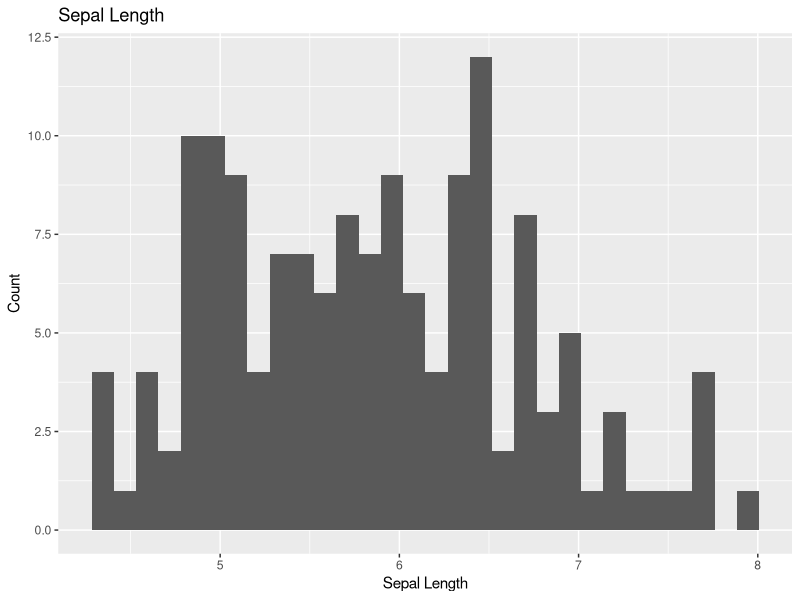
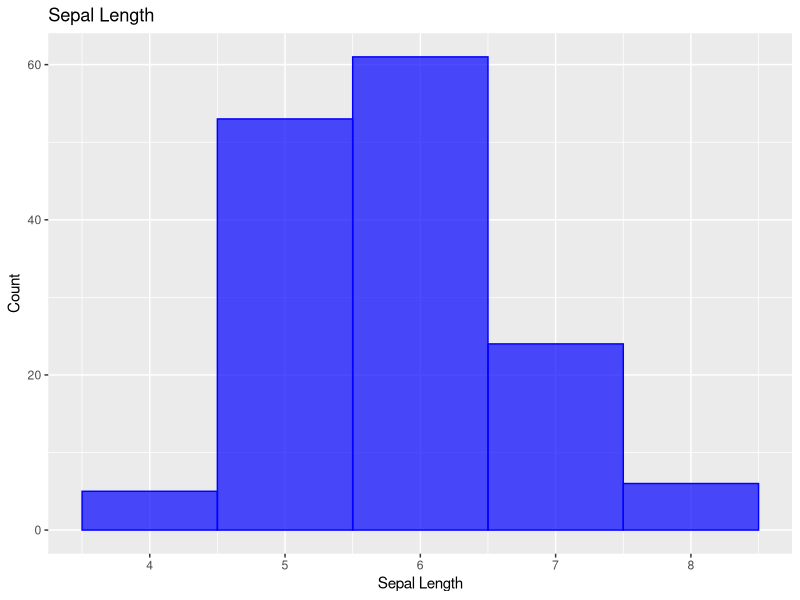
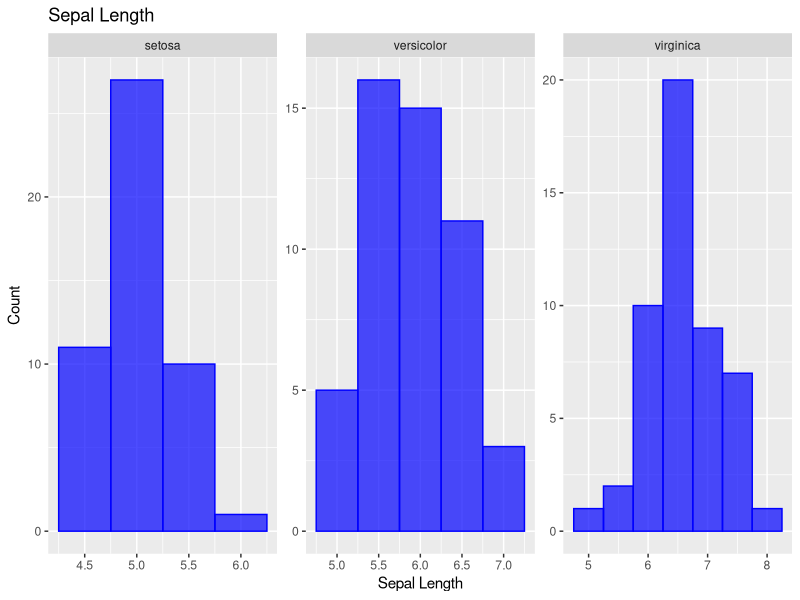
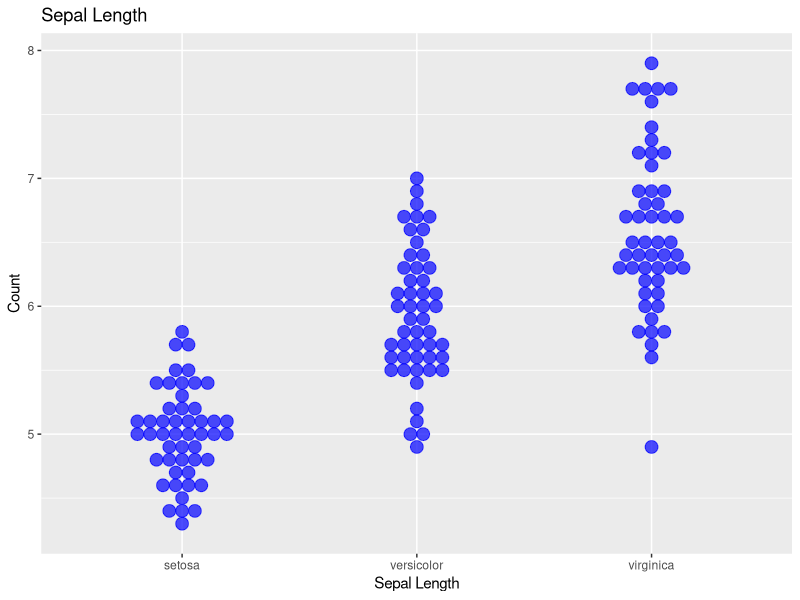
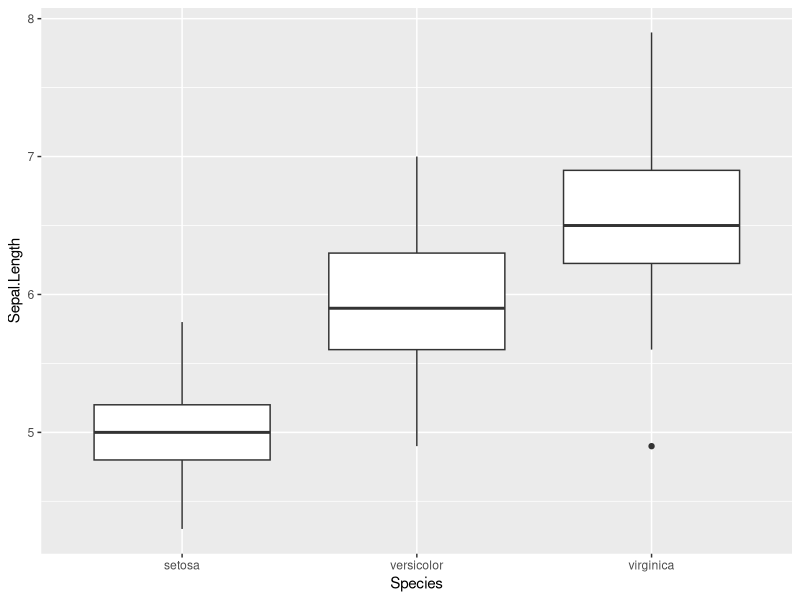
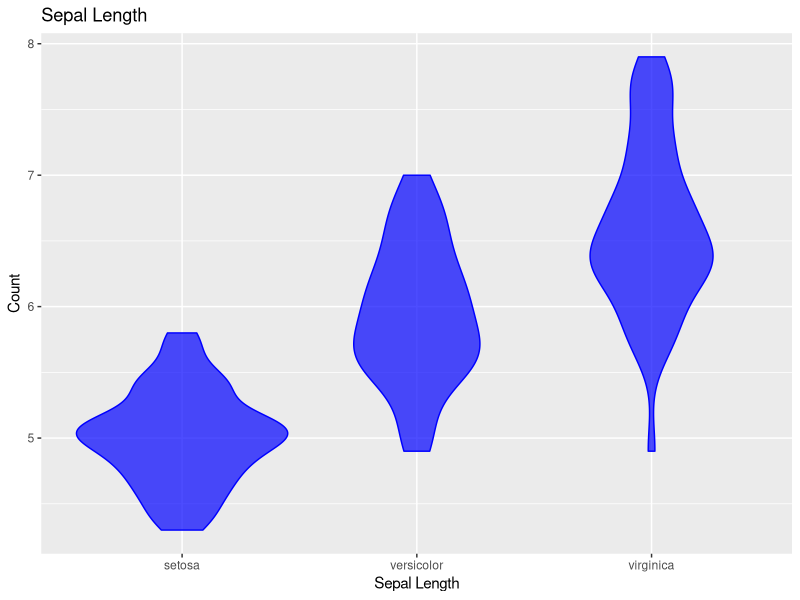
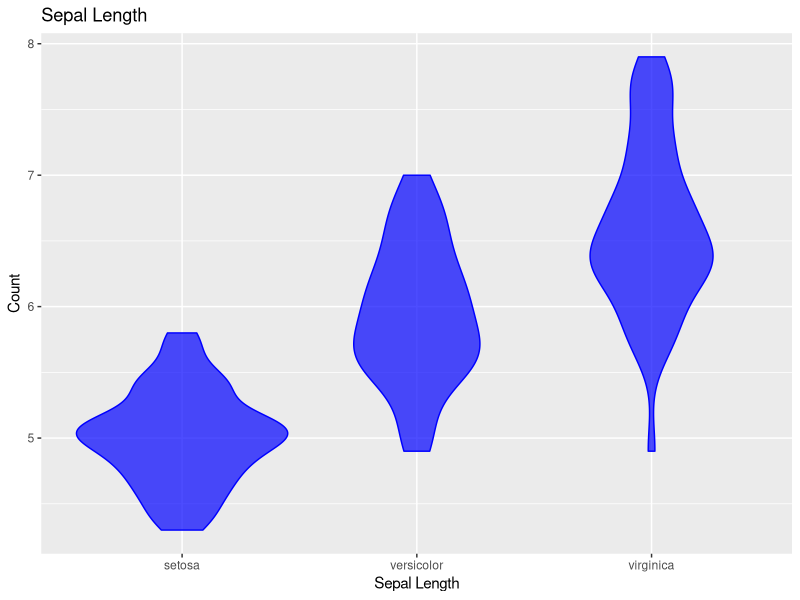
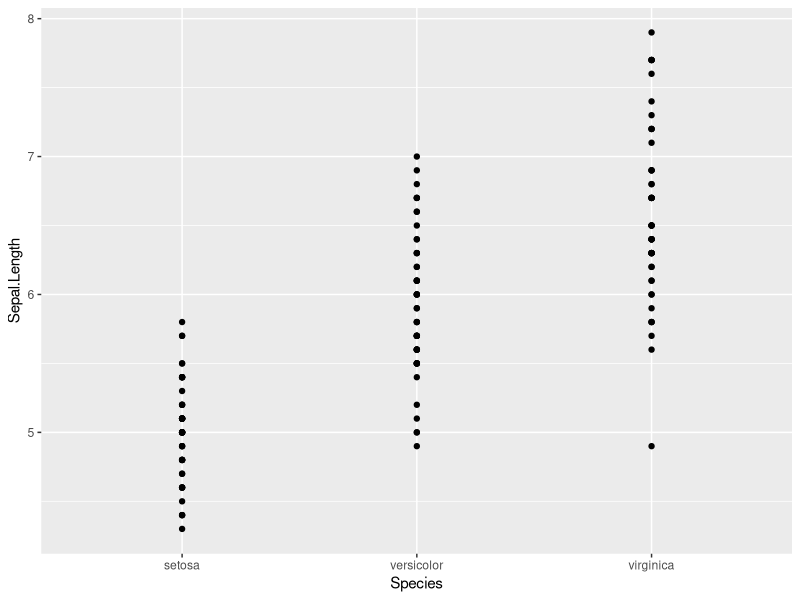

The R source for these figures, in order:
## ---- message=FALSE, warning=FALSE---------------------------------------

# install.packages("devtools")
# devtools::install_github("thomasp85/patchwork")

# load the libraries each time you restart R
library(tidyverse)
library(lubridate)
library(scales)
library(skimr)
library(patchwork)

# read in the file
iris.df <- read_csv("data/iris.csv")

glimpse(iris.df)

## ------------------------------------------------------------------------
skim(iris.df)

## ------------------------------------------------------------------------
#Hitograms with GGPLOT
ggplot(data=iris.df, aes(iris.df$Sepal.Length)) + 
  geom_histogram() +
  labs (title="Sepal Length", x="Sepal Length", y="Count")

## ------------------------------------------------------------------------
#Hitograms with GGPLOT
ggplot(data=iris.df, aes(iris.df$Sepal.Length)) + 
  geom_histogram(col="blue", fill="blue", alpha=.7, binwidth = 1) +
  labs (title="Sepal Length", x="Sepal Length", y="Count")

## ------------------------------------------------------------------------
###What if you want to look at all of the species separately
ggplot(data=iris.df, aes(iris.df$Sepal.Length)) + 
  geom_histogram(binwidth = .5,  col="blue", fill="blue", alpha=.7) +
  labs (title="Sepal Length", x="Sepal Length", y="Count") + 
  facet_wrap(~Species, scales = "free") # allows the scales to be free and you can comment this out to see what happens


## ------------------------------------------------------------------------
ggplot(data=iris.df, aes(x= Species, y=Sepal.Length)) + 
  geom_dotplot(binwidth=0.1, col="blue", fill="blue", alpha=.7, stackdir = "center", binaxis = "y") +
  labs (title="Sepal Length", x="Sepal Length", y="Count") 

## ------------------------------------------------------------------------
# Box and Whisker plots with limits ####
ggplot(iris.df, aes(x = Species, y = Sepal.Length))+
  geom_boxplot() 

## ------------------------------------------------------------------------
ggplot(data=iris.df, aes(x= Species, y=Sepal.Length)) + 
  geom_violin(col="blue", fill="blue", alpha=.7, stackdir = "center", binaxis = "y") +
  labs (title="Sepal Length")+
  labs (x="Sepal Length", y="Count") 

## ------------------------------------------------------------------------

violin.plot <- ggplot(data=iris.df, aes(x= Species, y=Sepal.Length)) + 
  geom_violin(col="blue", fill="blue", alpha=.7) +
  labs (title="Sepal Length")+
  labs (x="Sepal Length", y="Count") 
violin.plot

#Save the file with sizes
ggsave("figures/violin.plot.tiff",plot=violin.plot, width=6, height=6, dpi = 300)




## ------------------------------------------------------------------------
ggplot(iris.df, aes(x=Species)) +
  geom_point(aes(y=Sepal.Length))

## ------------------------------------------------------------------------
ggplot(iris.df, aes(x=Species)) +
  geom_point(aes(y=Sepal.Length), color="blue") +
  geom_point(aes(y=Sepal.Width), color="red")

## ------------------------------------------------------------------------
ggplot(iris.df, aes(x=Species))+
  stat_summary(aes(y=Sepal.Length), fun.y=mean, geom='point', shape=23, size=3, color="red", fill="red") 

## ------------------------------------------------------------------------
ggplot(iris.df, aes(x=Species))+
  stat_summary(aes(y=Sepal.Length), fun.y=mean, geom='point', shape=23, size=3, color="red", fill="red") +
    stat_summary(aes(y=Sepal.Width), fun.y=mean, geom='point', shape=23, size=3, color="red", fill="blue") 

## ------------------------------------------------------------------------
ggplot(iris.df, aes(x=Species))+
  stat_summary(aes(y=Sepal.Length), fun.y=mean, geom='point', shape=23, size=3, color="red", fill="red") +
    stat_summary(aes(y=Sepal.Width), fun.y=mean, geom='point', shape=23, size=3, color="blue", fill="blue") +
   stat_summary(aes(y=Sepal.Length), fun.data = mean_se, geom = "errorbar", color="red", width=.1) +
    stat_summary(aes(y=Sepal.Width),fun.data = mean_se, geom = "errorbar", color="blue", width=.1) 


## ------------------------------------------------------------------------
ggplot(iris.df, aes(x=Species))+
  stat_summary(aes(y=Sepal.Length), fun.y=mean, geom='point', shape=23, size=3, color="red", fill="red") +
    stat_summary(aes(y=Sepal.Width), fun.y=mean, geom='point', shape=23, size=3, color="blue", fill="blue") +
   stat_summary(aes(y=Sepal.Length), fun.data = mean_sdl, geom = "errorbar", color="red", width=.1) +
    stat_summary(aes(y=Sepal.Width),fun.data = mean_sdl, geom = "errorbar", color="blue", width=.1) 


## ------------------------------------------------------------------------
ggplot(iris.df, aes(x=Species))+
  stat_summary(aes(y=Sepal.Length), fun.y=mean, geom='point', shape=23, size=3, color="red", 
               fill="red", position=position_nudge(x = 0.12, y = 0)) +
    stat_summary(aes(y=Sepal.Width), fun.y=mean, geom='point', shape=23, size=3, color="blue", 
                 fill="blue") +
   stat_summary(aes(y=Sepal.Length), fun.data = mean_sdl, geom = "errorbar", color="red", width=0.1,
                position=position_nudge(x = 0.12, y = 0)) +
    stat_summary(aes(y=Sepal.Width),fun.data = mean_sdl, geom = "errorbar", color="blue", width=0.1) 


